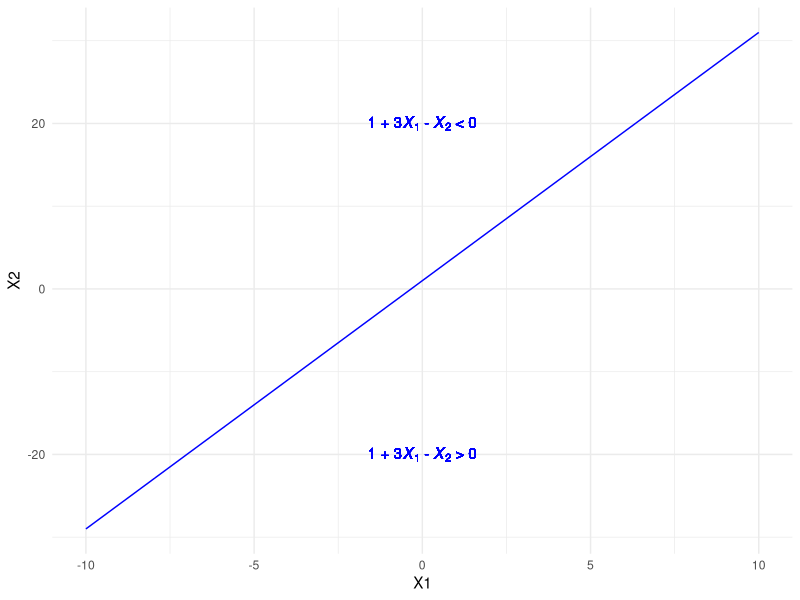

Source code (R):
## ---- chunk 1
library(ggplot2)

df <- data.frame(x1 = -10:10, x2 = 1 + 3 * (-10:10))

ggplot(df, aes(x = x1, y = x2)) +
  geom_line(color = "blue") + 
  # Add math expressions
  geom_text(aes(x = 0, y = -20), label ="paste('1 + 3', italic(X[1]), ' - ', italic(X[2]), ' > 0')", color = "blue", parse = TRUE) + 
  geom_text(aes(x = 0, y = 20), label = "paste('1 + 3', italic(X[1]), ' - ', italic(X[2]), ' < 0')", color = "blue", parse = TRUE) + 
  theme_minimal() +
  labs(x = "X1", y = "X2") 
  # theme(plot.title = element_text(hjust = 0.5)) # 居中标题
